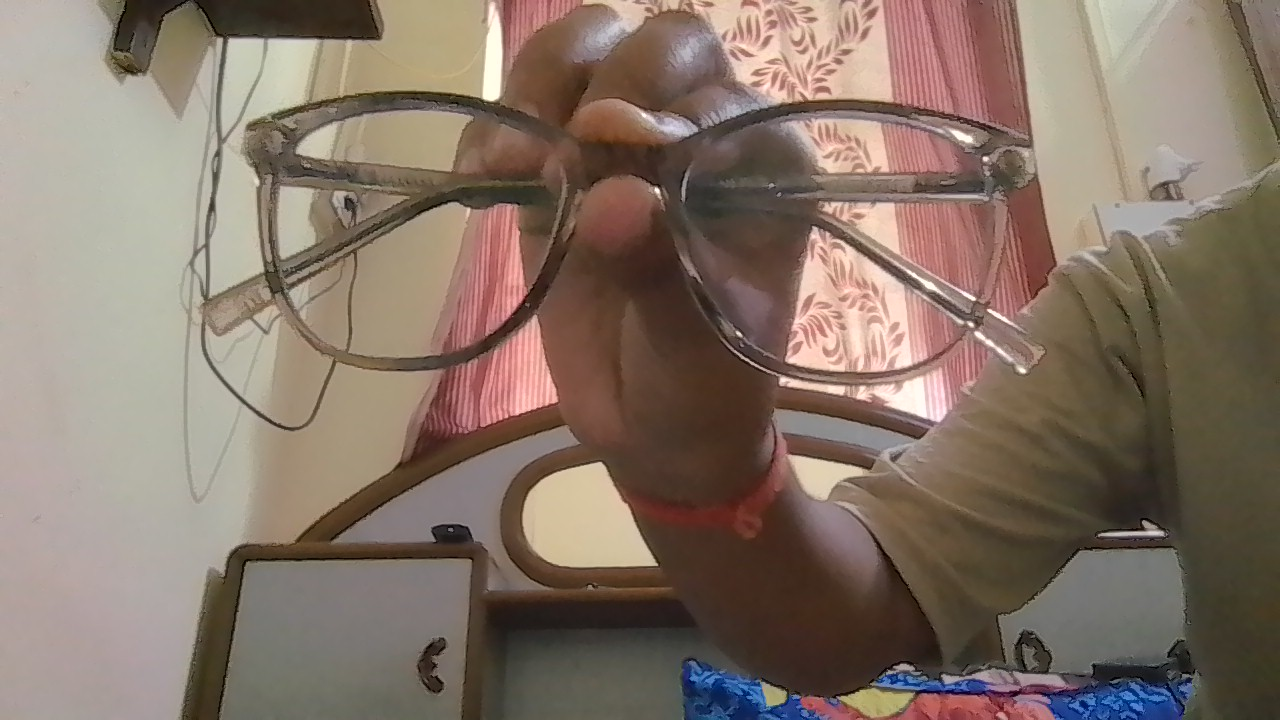
#> input picture glasses_new.jpg, 1280 x 720 px
$ python -i vision_utils.py   (imports and definitions only)
#> lines starting #> are read from the running program, lines starting #| are printed output that depends on the picture
#> further down, picture is the input picture: shape (720, 1280, 3); mean B, G, R 103.6, 116.1, 132.8
from typing import Any

import cv2
import numpy as np

IMAGE_SIZE = (128, 128)
HOG = cv2.HOGDescriptor((128, 128), (16, 16), (8, 8), (8, 8), 9)


def remove_capture_overlay(image: np.ndarray) -> np.ndarray:
    height, width = image.shape[:2]
#> height = 720; width = 1280
    region_height = max(40, int(height * 0.10))
#> region_height = 72
    region_width = max(1, int(width * 0.50))
#> region_width = 640
    region = image[:region_height, :region_width]
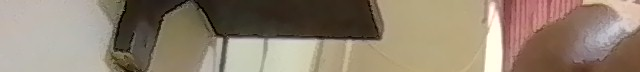
#> region: shape (72, 640, 3); mean B, G, R 112.8, 130.4, 145.2
    hsv = cv2.cvtColor(region, cv2.COLOR_BGR2HSV)
#> hsv: shape (72, 640, 3); mean H, S, V 21.4, 67.1, 145.3
    green_text = cv2.inRange(
        hsv,
        np.array((35, 100, 150), dtype=np.uint8),
        np.array((85, 255, 255), dtype=np.uint8),
    )
#> green_text: shape (72, 640); every value is 0
    if cv2.countNonZero(green_text) < 100:
        return image

    mask = np.zeros((height, width), dtype=np.uint8)
    mask[:region_height, :region_width] = green_text
    mask = cv2.dilate(mask, np.ones((3, 3), dtype=np.uint8), iterations=1)
    return cv2.inpaint(image, mask, 3, cv2.INPAINT_TELEA)


def extract_features(
    image: np.ndarray,
    image_size: tuple[int, int] = IMAGE_SIZE,
) -> np.ndarray:
    if image is None or image.size == 0:
        raise ValueError("Cannot extract features from an empty image.")

    cleaned = remove_capture_overlay(image)
    resized = cv2.resize(cleaned, image_size)
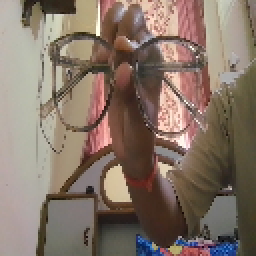
#> resized: shape (128, 128, 3) (shown 2 times larger); mean B, G, R 103.4, 115.9, 132.7
    grayscale = cv2.cvtColor(resized, cv2.COLOR_BGR2GRAY)
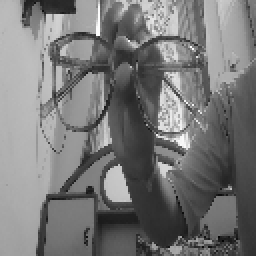
#> grayscale: shape (128, 128) (shown 2 times larger); min 4, max 252, mean 119.5
    features = HOG.compute(grayscale)
#> features = 8100 values, max 0.52 at index 2056, min 0 at index 2362, mean 0.136
    if features is None:
        raise ValueError("HOG feature extraction failed.")
    return features.flatten().astype(np.float32, copy=False)


def classify_image(
    model: Any,
    image: np.ndarray,
    score_threshold: float,
    image_size: tuple[int, int] = IMAGE_SIZE,
) -> tuple[str | None, str, float | None, np.ndarray | None]:
    features = extract_features(image, image_size).reshape(1, -1)
    candidate = str(model.predict(features)[0])
    probabilities = None
    score = None

    if hasattr(model, "predict_proba"):
        probabilities = np.asarray(model.predict_proba(features)[0], dtype=np.float64)
        classes = np.asarray(model.classes_)
        matching_indices = np.flatnonzero(classes == candidate)
        if probabilities.size != len(classes) or matching_indices.size != 1:
            raise ValueError("Model prediction and class probability outputs do not match.")
        score = float(probabilities[matching_indices[0]])

    accepted = candidate if score is None or score >= score_threshold else None
    return accepted, candidate, score, probabilities

>>> import cv2
>>> picture = cv2.imread('glasses_new.jpg')
>>> result = extract_features(picture)
#> result has the same summary as features in extract_features
